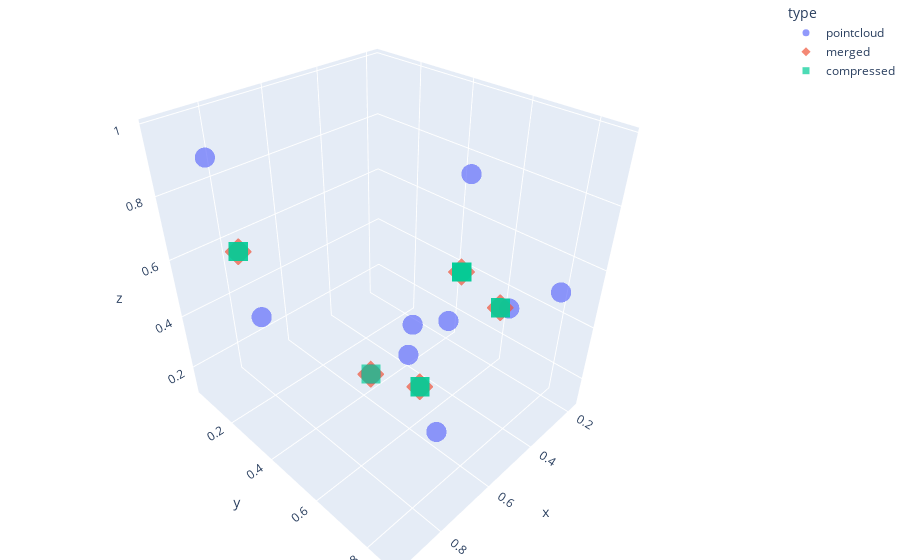

The code cell stored with this chart in its notebook:
### Code cell
pcshowmulti(pointcloud =pointcloud[0], merged = merged[0], compressed = compressed[0],pointsize=7)

### Figure 1 — Plotly figure (JSON) as saved in the notebook; plotly's stock layout.template omitted (floating-point values rounded to 4 significant figures)
{"data": [{"hovertemplate": "type=pointcloud<br>x=%{x}<br>y=%{y}<br>z=%{z}<extra></extra>", "legendgroup": "pointcloud", "marker": {"color": "#636efa", "opacity": 0.7, "size": 7, "symbol": "circle"}, "mode": "markers", "name": "pointcloud", "scene": "scene", "showlegend": true, "type": "scatter3d", "x": [0.5926, 0.2413, 0.5048, 0.9428, 0.7147, 0.3815, 0.784, 0.5962, 0.1769, 0.5739], "y": [0.5931, 0.4372, 0.6835, 0.2606, 0.04038, 0.3866, 0.8518, 0.4288, 0.7917, 0.8749], "z": [0.4878, 0.2133, 0.9379, 0.9846, 0.2728, 0.1179, 0.4179, 0.1998, 0.4836, 0.6868]}, {"hovertemplate": "type=merged<br>x=%{x}<br>y=%{y}<br>z=%{z}<extra></extra>", "legendgroup": "merged", "marker": {"color": "#EF553B", "opacity": 0.7, "size": 7, "symbol": "diamond"}, "mode": "markers", "name": "merged", "scene": "scene", "showlegend": true, "type": "scatter3d", "x": [0.2091, 0.8288, 0.5827, 0.5962, 0.5571], "y": [0.6145, 0.1505, 0.6192, 0.4288, 0.7172], "z": [0.3485, 0.6287, 0.2679, 0.1998, 0.7041]}, {"hovertemplate": "type=compressed<br>x=%{x}<br>y=%{y}<br>z=%{z}<extra></extra>", "legendgroup": "compressed", "marker": {"color": "#00cc96", "opacity": 0.7, "size": 7, "symbol": "square"}, "mode": "markers", "name": "compressed", "scene": "scene", "showlegend": true, "type": "scatter3d", "x": [0.5571, 0.2091, 0.5571, 0.8288, 0.8288, 0.5827, 0.5827, 0.5962, 0.2091, 0.5571], "y": [0.7172, 0.6145, 0.7172, 0.1505, 0.1505, 0.6192, 0.6192, 0.4288, 0.6145, 0.7172], "z": [0.7041, 0.3485, 0.7041, 0.6287, 0.6287, 0.2679, 0.2679, 0.1998, 0.3485, 0.7041]}], "layout": {"legend": {"title": {"text": "type"}, "tracegroupgap": 0}, "margin": {"b": 0, "l": 0, "r": 0, "t": 0}, "scene": {"domain": {"x": [0, 1], "y": [0, 1]}, "xaxis": {"title": {"text": "x"}}, "yaxis": {"title": {"text": "y"}}, "zaxis": {"title": {"text": "z"}}}}}
